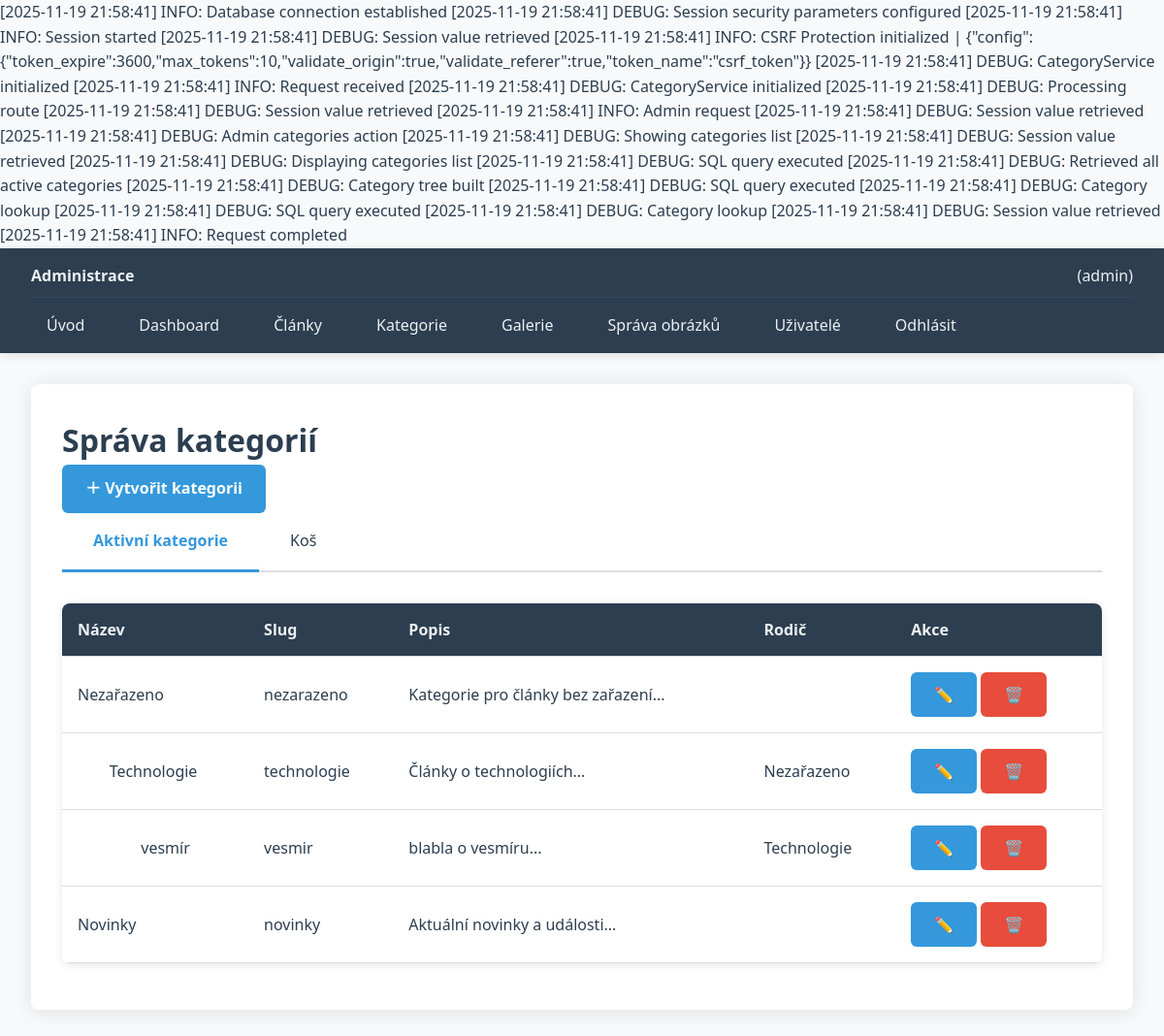
Before: /public/admin/categories (signed in) with the older database file.
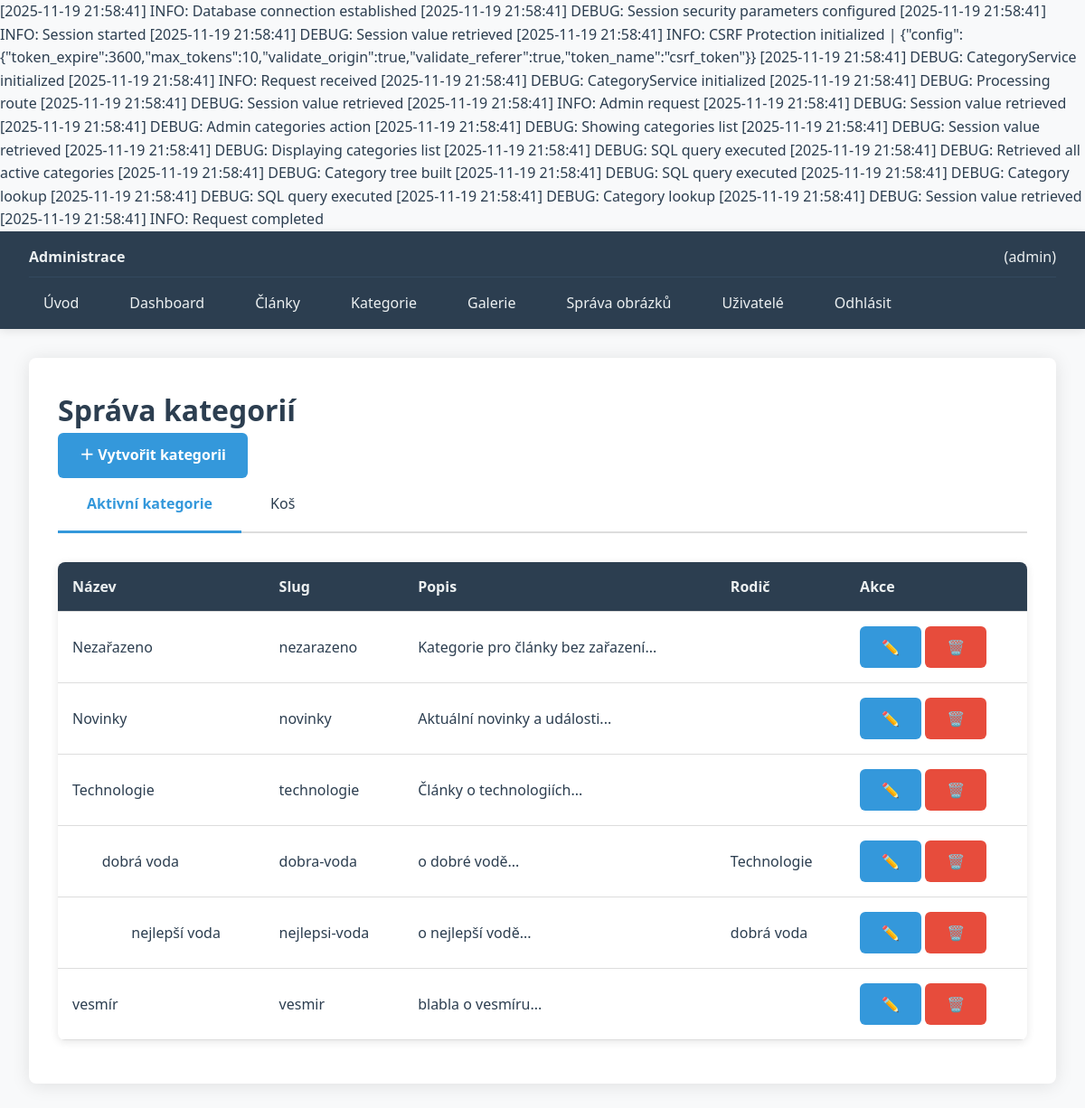
After: the same page with the newer database file.
### tables this page shows
CREATE TABLE `categories` (
  `id` int(11) NOT NULL,
  `name` varchar(100) NOT NULL,
  `slug` varchar(100) NOT NULL,
  `description` text DEFAULT NULL,
  `parent_id` int(11) DEFAULT NULL,
  `created_at` timestamp NOT NULL DEFAULT current_timestamp(),
  `deleted_at` timestamp NULL DEFAULT NULL
);

### app/Controllers/CategoryController.php (the view, shortened to what the changed rows need)
<?php
class CategoryController
{
    private Logger $logger;
    public function __construct(
        private CategoryService $categoryService,
        private LoginService $authService,
        private CsrfProtection $csrf,
        private string $baseUrl,
        private AdminLayout $adminLayout
    ) {
        $this->logger = Logger::getInstance();
    }
    public function index(): string
    {
        $isTrashView = isset($_GET['show']) && $_GET['show'] === 'trash';
        $this->logger->debug('Displaying categories list', [
            'is_trash_view' => $isTrashView,
            'user' => $this->authService->getUsername()
        ]);
        try {
            if ($isTrashView) {
                $categories = $this->categoryService->getDeletedCategories();
            } else {
                $categories = $this->categoryService->getCategoryTree();
            }
            $content = $this->renderCategoryList($categories, $isTrashView);
            return $this->adminLayout->wrap($content, $this->t('admin.categories.manage'));
        } catch (\Exception $e) {
            $this->logger->error('Failed to display categories list', [
                'is_trash_view' => $isTrashView,
                'error' => $e->getMessage(),
                'user' => $this->authService->getUsername()
            ]);
            throw $e;
        }
    }
    private function renderCategoryList(array $categories, bool $isTrashView): string
    {
        $message = $this->renderMessages();
        $activeClass = 'active';
        $mainTabClass = !$isTrashView ? $activeClass : '';
        $trashTabClass = $isTrashView ? $activeClass : '';
        $html = <<<HTML
<div class="page-header">
    <h1>{$this->t('admin.categories.manage')}</h1>
    <a href="{$this->baseUrl}admin/categories/create" class="btn btn-primary">
        ＋ {$this->t('admin.categories.create')}
    </a>
</div>
{$message}
<div class="tabs">
    <a href="{$this->baseUrl}admin/categories" class="tab {$mainTabClass}">
        {$this->t('admin.categories.active')}
    </a>
    <a href="{$this->baseUrl}admin/categories?show=trash" class="tab {$trashTabClass}">
        {$this->t('admin.categories.trash')}
    </a>
</div>
<div class="categories-container">
HTML;
        if (empty($categories)) {
            $html .= $this->renderEmptyState($isTrashView);
        } else {
            if ($isTrashView) {
                $html .= $this->renderTrashTable($categories);
            } else {
                $html .= $this->renderCategoryTree($categories);
            }
        }
        $html .= '</div>';
        return $html;
    }
    private function renderMessages(): string
    {
        return '';
    }
    private function renderCategoryTree(array $categories): string
    {
        $html = <<<HTML
<div class="categories-table-container">
    <table class="categories-table">
        <thead>
            <tr>
                <th>{$this->t('admin.categories.table.name')}</th>
                <th>{$this->t('admin.categories.table.slug')}</th>
                <th>{$this->t('admin.categories.table.description')}</th>
                <th>{$this->t('admin.categories.table.parent')}</th>
                <th>{$this->t('admin.categories.table.actions')}</th>
            </tr>
        </thead>
        <tbody>
HTML;
        $html .= $this->renderCategoryTreeRecursive($categories);
        $html .= <<<HTML
        </tbody>
    </table>
</div>
HTML;
        return $html;
    }
    private function renderCategoryTreeRecursive(array $categories): string
    {
        $html = '';
        foreach ($categories as $category) {
            $description = mb_substr($category['description'] ?? '', 0, 100);
            $indentation = str_repeat('&nbsp;&nbsp;&nbsp;&nbsp;', $category['depth'] ?? 0);
            $parentName = '';
            if ($category['parent_id']) {
                $parent = $this->categoryService->getCategory($category['parent_id']);
                $parentName = $parent ? $parent['name'] : $this->t('admin.categories.unknown_parent');
            }
            $html .= <<<HTML
<tr>
    <td>
        <div style="padding-left: {$category['depth']}em;">
            {$indentation}{$this->escape($category['name'])}
        </div>
    </td>
    <td>{$this->escape($category['slug'])}</td>
    <td>{$this->escape($description)}...</td>
    <td>{$this->escape($parentName)}</td>
    <td>
        <div class="action-buttons">
            <a href="{$this->baseUrl}admin/categories/edit/{$category['id']}"
               class="btn btn-sm btn-primary"
               title="{$this->t('admin.categories.actions.edit')}">
                ✏️
            </a>
            <a href="{$this->baseUrl}admin/categories/delete/{$category['id']}"
               class="btn btn-sm btn-danger"
               onclick="return confirm('{$this->t('admin.categories.confirm.delete')} „{$this->escapeJs($category['name'])}‟?')"
               title="{$this->t('admin.categories.actions.delete')}">
                🗑️
            </a>
        </div>
    </td>
</tr>
HTML;
            if (!empty($category['children'])) {
                $html .= $this->renderCategoryTreeRecursive($category['children']);
            }
        }
        return $html;
    }
    private function t(string $key): string
    {
        return Config::text($key);
    }
    private function escape(?string $value): string
    {
        return htmlspecialchars($value, ENT_QUOTES, 'UTF-8');
    }
    private function escapeJs(string $value): string
    {
        return str_replace(["'", "\"", "\n", "\r"], ["\\'", "\\\"", "\\n", "\\r"], $value);
    }
}

Changed rows visible on the page:
changed categories "technologie": moves from the list under "Nezařazeno" to the list under "Správa kategorií"
added categories: name "dobrá voda", slug "dobra-voda", description "o dobré vodě", categories.name "Technologie"
added categories: name "nejlepší voda", slug "nejlepsi-voda", description "o nejlepší vodě", categories.name "dobrá voda"
changed categories "vesmír": moves from the list under "Technologie" to the list under "Správa kategorií"
